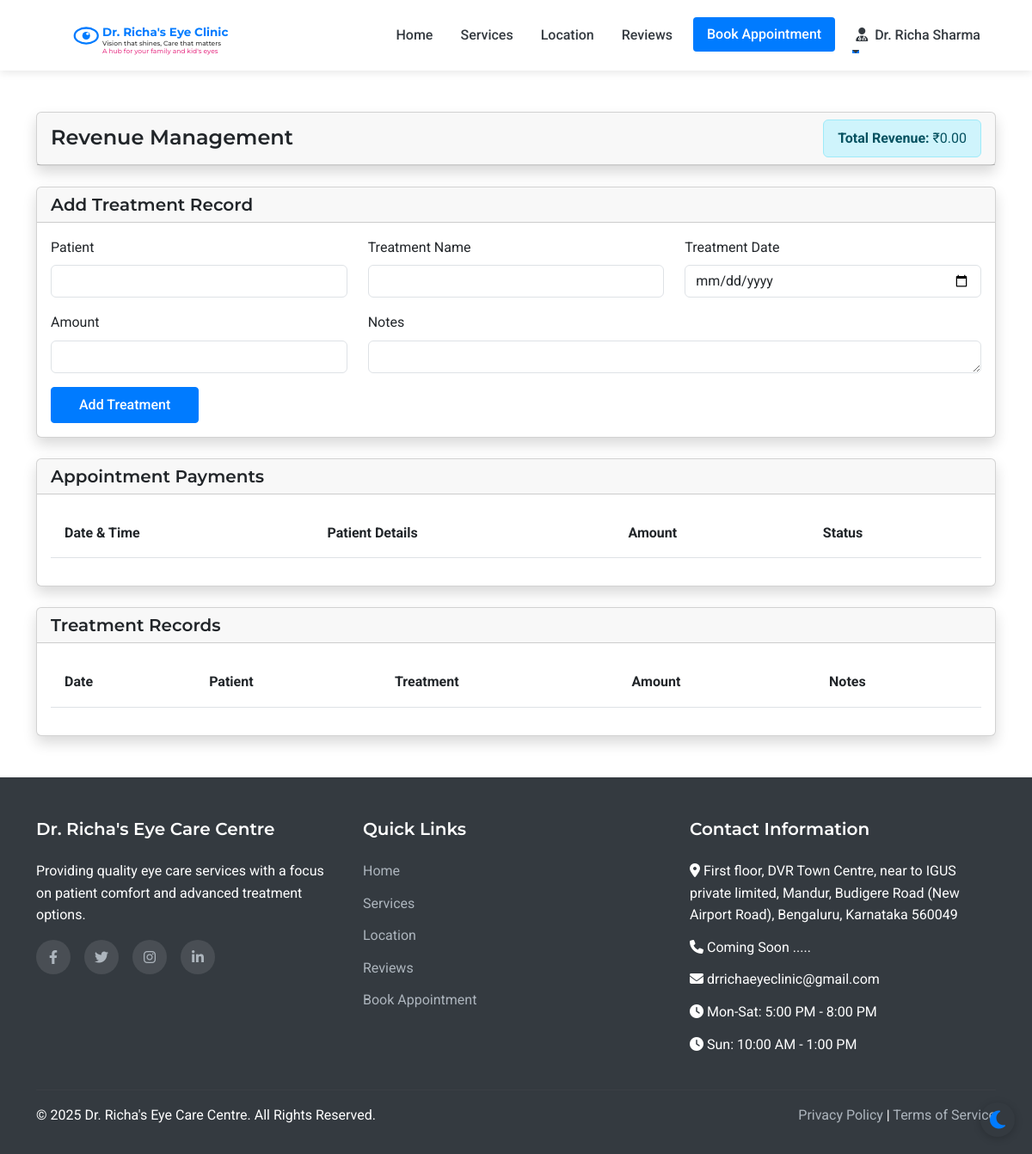
Before: /admin/revenue (signed in) with the older database file.
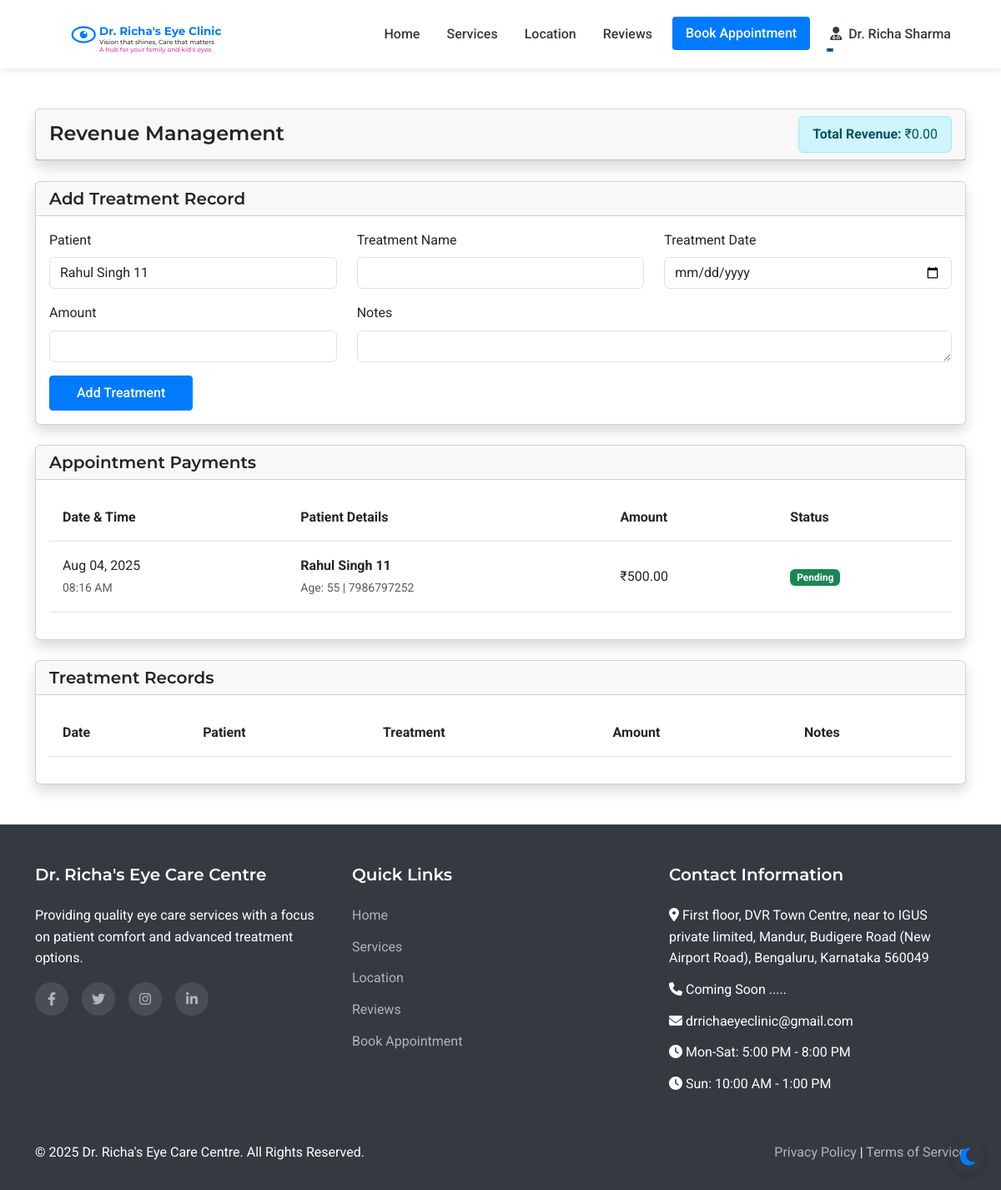
After: the same page with the newer database file.
### models.py (models this page shows, shortened)
class Payment(db.Model):
    id = db.Column(db.Integer, primary_key=True)
    appointment_id = db.Column(db.Integer, db.ForeignKey('appointment.id'), nullable=False)
    appointment = db.relationship('Appointment', backref='payment', uselist=False)
    amount = db.Column(db.Float, nullable=False)
    payment_method = db.Column(db.String(50), nullable=False)  # cash, bank_transfer, upi
    transaction_id = db.Column(db.String(100), nullable=True)
    upi_id = db.Column(db.String(100), nullable=True)
    status = db.Column(db.String(20), default='pending')  # pending, completed, failed
    created_at = db.Column(db.DateTime, default=datetime.utcnow)

class Patient(UserMixin, db.Model):
    id = db.Column(db.Integer, primary_key=True)
    full_name = db.Column(db.String(100), nullable=False)
    mobile_number = db.Column(db.String(15), nullable=False)
    email = db.Column(db.String(100), nullable=True)
    age = db.Column(db.Integer, nullable=False)
    sex = db.Column(db.String(10), nullable=True)
    password_hash = db.Column(db.String(256), nullable=True)
    is_registered = db.Column(db.Boolean, default=False)
    created_at = db.Column(db.DateTime, nullable=False, default=datetime.utcnow)
    appointments = db.relationship('Appointment', backref='patient', lazy=True)
    doctor_prescriptions = db.relationship('DoctorPrescription', backref='patient', lazy=True)
    optometrist_prescriptions = db.relationship('OptometristPrescription', backref='patient', lazy=True)

### routes.py (the view, shortened to what this page needs)
@app.route('/admin/revenue', methods=['GET', 'POST'])
@login_required
def admin_revenue():
    if not isinstance(current_user, Doctor):
        flash('Access denied. Doctor privileges required.', 'danger')
        return redirect(url_for('index'))
    form = FlaskForm()  # Create a basic form for CSRF protection
    payments = (
        db.session.query(Payment, Patient)
        .join(Appointment, Payment.appointment_id == Appointment.id)
        .join(Patient, Appointment.patient_id == Patient.id)
        .order_by(Payment.created_at.desc())
        .all()
    )
    treatments = Treatment.query.order_by(Treatment.treatment_date.desc()).all()
    appointment_revenue = sum(payment.amount for payment, _ in payments if payment.status == 'completed')
    treatment_revenue = sum(treatment.amount for treatment in treatments)
    total_revenue = appointment_revenue + treatment_revenue
    patients = Patient.query.order_by(Patient.full_name).all()
    return render_template('admin/revenue.html', payments=payments, treatments=treatments, patients=patients, total_revenue=total_revenue, form=form)

### app.py (called while the page is built)
@login_manager.user_loader
def load_user(user_id):
    from models import Doctor, Assistant, Admin, Patient
    try:
        if user_id.startswith('doctor_'):
            return Doctor.query.get(int(user_id.split('_')[1]))
        elif user_id.startswith('assistant_'):
            return Assistant.query.get(int(user_id.split('_')[1]))
        elif user_id.startswith('admin_'):
            return Admin.query.get(int(user_id.split('_')[1]))
        else:
            return Patient.query.get(int(user_id))
    except (ValueError, AttributeError):
        return None

### routes.py (called while the page is built)
@app.context_processor
def inject_now():
    return {'now': datetime.now()}

### templates/admin/revenue.html (shortened to what the changed rows need)
{% extends 'layout.html' %}
{% block content %}
<div class="container py-5">
    <div class="row">
        <div class="col-12 mb-4">
            <div class="card shadow">
                <div class="card-body">
                    <form method="POST">
                        <div class="row">
                            <div class="col-md-4">
                                <div class="mb-3">
                                    <label class="form-label">Patient</label>
                                    <select name="patient_id" class="form-control" required>
                                        {% for patient in patients %}
                                        <option value="{{ patient.id }}">{{ patient.full_name }}</option>
                                        {% endfor %}
                                    </select>
                                </div>
                            </div>
                        </div>
                    </form>
                </div>
            </div>
        </div>
        <div class="col-12 mb-4">
            <div class="card shadow">
                <div class="card-body">
                    <div class="table-responsive">
                        <table class="table table-hover">
                            <thead>
                                <tr>
                                    <th>Date & Time</th>
                                    <th>Patient Details</th>
                                    <th>Amount</th>
                                    <th>Status</th>
                                </tr>
                            </thead>
                            <tbody>
                                {% for payment, patient in payments %}
                                <tr>
                                    <td>
                                        {{ payment.created_at.strftime('%b %d, %Y') }}<br>
                                        <small class="text-muted">{{ payment.created_at.strftime('%I:%M %p') }}</small>
                                    </td>
                                    <td>
                                        <strong>{{ patient.full_name }}</strong><br>
                                        <small class="text-muted">Age: {{ patient.age }} | {{ patient.mobile_number }}</small>
                                    </td>
                                    <td>₹{{ "%.2f"|format(payment.amount) }}</td>
                                    <td>
                                        <span class="badge bg-success">{{ payment.status|title }}</span>
                                    </td>
                                </tr>
                                {% endfor %}
                            </tbody>
                        </table>
                    </div>
                </div>
            </div>
        </div>
        <div class="col-12">
            <div class="card shadow">
                <div class="card-body">
                    <div class="table-responsive">
                        <table class="table table-hover">
                            <thead>
                                <tr>
                                    <th>Date</th>
                                    <th>Patient</th>
                                    <th>Treatment</th>
                                    <th>Amount</th>
                                    <th>Notes</th>
                                </tr>
                            </thead>
                        </table>
                    </div>
                </div>
            </div>
        </div>
    </div>
</div>
{% endblock %}

Changed rows visible on the page:
added Payment: created_at "Aug 04, 2025", created_at "08:16 AM", full_name "Rahul Singh 11", age "55", mobile_number "7986797252", amount "500.00", status "Pending"
Other visible differences:
form field patient_id: (not shown) → "Rahul Singh 11"
